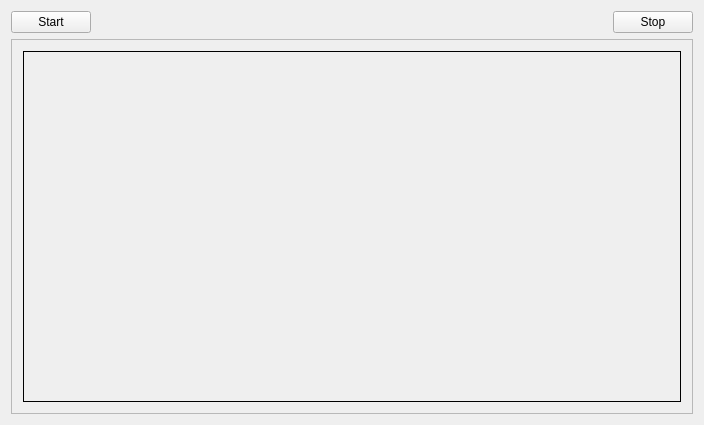
<?xml version="1.0" encoding="UTF-8"?>
<ui version="4.0">
 <class>MainWindow</class>
 <widget class="QMainWindow" name="MainWindow">
  <property name="geometry">
   <rect>
    <x>0</x>
    <y>0</y>
    <width>704</width>
    <height>425</height>
   </rect>
  </property>
  <property name="windowTitle">
   <string>Server</string>
  </property>
  <widget class="QWidget" name="centralWidget">
   <layout class="QGridLayout" name="gridLayout">
    <item row="0" column="2">
     <widget class="QPushButton" name="stopButton">
      <property name="text">
       <string>Stop</string>
      </property>
     </widget>
    </item>
    <item row="0" column="0">
     <widget class="QPushButton" name="startButton">
      <property name="text">
       <string>Start</string>
      </property>
     </widget>
    </item>
    <item row="0" column="1">
     <spacer name="horizontalSpacer">
      <property name="orientation">
       <enum>Qt::Horizontal</enum>
      </property>
      <property name="sizeHint" stdset="0">
       <size>
        <width>511</width>
        <height>20</height>
       </size>
      </property>
     </spacer>
    </item>
    <item row="1" column="0" colspan="3">
     <widget class="QScrollArea" name="scrollArea">
      <property name="widgetResizable">
       <bool>true</bool>
      </property>
      <widget class="QWidget" name="scrollAreaWidgetContents">
       <property name="geometry">
        <rect>
         <x>0</x>
         <y>0</y>
         <width>684</width>
         <height>374</height>
        </rect>
       </property>
       <layout class="QGridLayout" name="gridLayout_2">
        <item row="0" column="0">
         <widget class="QLabel" name="infoLable">
          <property name="frameShape">
           <enum>QFrame::Box</enum>
          </property>
          <property name="text">
           <string/>
          </property>
         </widget>
        </item>
       </layout>
      </widget>
     </widget>
    </item>
   </layout>
  </widget>
 </widget>
 <layoutdefault spacing="6" margin="11"/>
 <resources/>
 <connections/>
</ui>
